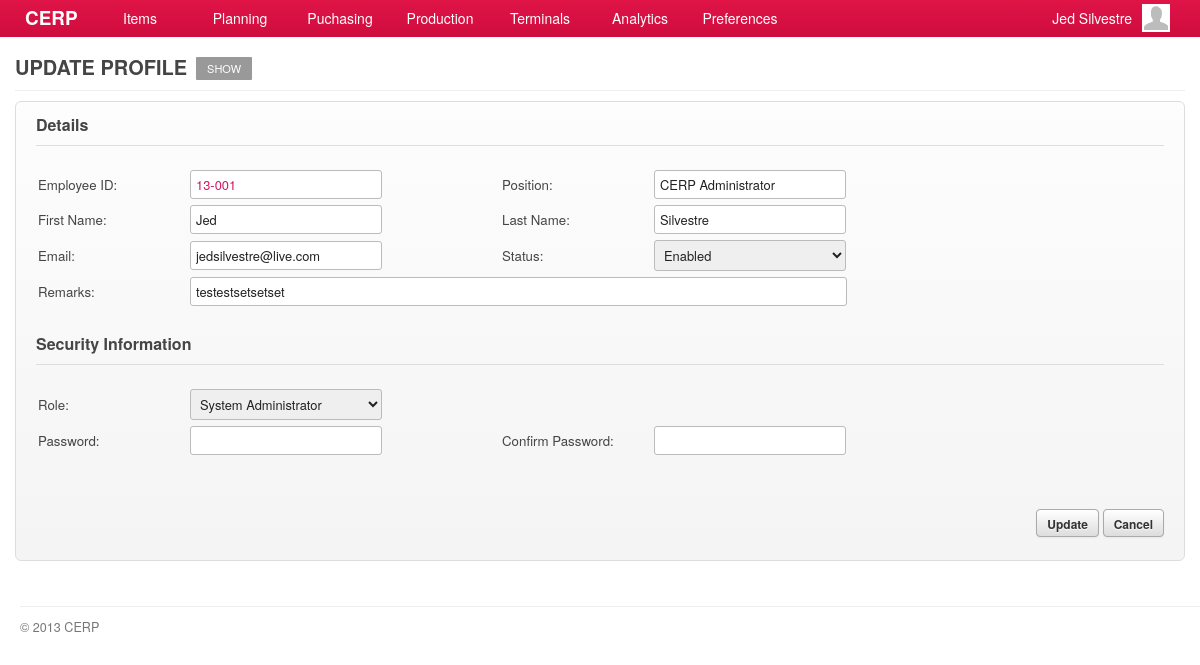
The app's page /account/profile-edit.php (signed in) with its own data.
### tables this page shows
CREATE TABLE `capabilities` (
  `id` int(11) NOT NULL AUTO_INCREMENT,
  `title` varchar(45) DEFAULT NULL,
  `name` varchar(45) DEFAULT NULL,
  `capability` varchar(45) DEFAULT NULL,
  `url` varchar(45) DEFAULT NULL,
  `parent` int(11) DEFAULT NULL,
  PRIMARY KEY (`id`)
);

CREATE TABLE `users` (
  `id` bigint(20) NOT NULL AUTO_INCREMENT,
  `employee_id` varchar(12) NOT NULL,
  `password` varchar(65) NOT NULL,
  `first_name` varchar(50) NOT NULL,
  `last_name` varchar(50) NOT NULL,
  `email` varchar(65) DEFAULT NULL,
  `position` varchar(65) DEFAULT NULL,
  `status` int(1) DEFAULT '1',
  `description` varchar(100) DEFAULT NULL,
  `created_at` timestamp NULL DEFAULT NULL,
  `updated_at` timestamp NULL DEFAULT NULL,
  PRIMARY KEY (`id`),
  UNIQUE KEY `id` (`id`,`employee_id`)
);

### include/general.class.php (called while the page is built, shortened)
<?php
require('database.class.php');
require('capabilities.class.php');
require('role.class.php');
$HostAccount	= "account";
$DB				= new MySQL;
  $Host			= "cerp";
  $HostAccount	= "/".$Host."/".$HostAccount;
  $DB->database	= "cerpdb";
  $DB->username	= "cerpuser";
  $DB->password	= "cerpuser";
  $DB->hostname	= "localhost";
$Capabilities	= new Capabilities($DB);
$Signed			= $_SESSION['user'];
$Role		= new Role($DB, $Signed['id']);
require('functions.php');
?>

### include/role.class.php (called while the page is built, shortened)
<?php
class Role
{
	private $DB;
	private $user_id;
	function Role($db, $uid) {
  	$this->DB = $db;
		$this->user_id = $uid;
  }
	function isCapableByName($cap_name) {
		foreach ($this->getUserRoles() as $user_role) {
			$result = $this->DB->Find('role_capabilities', array(
						  			'columns' 		=> 'role_capabilities.*',
						  			'joins' => 'INNER JOIN capabilities ON capabilities.id = role_capabilities.capability_id',
						  	    'conditions' 	=> 'capabilities.capability="'. $cap_name .'" AND role_id='. $user_role['role_id']));
			if(isset($result)) {
				return TRUE;
			}
		}
	}
	function getUserRoles() {
		$result = $this->DB->Get('user_roles', array(
						  			'columns' 		=> 'user_roles.role_id, roles.name',
						  			'joins' => 'INNER JOIN roles ON roles.id = user_roles.role_id',
						  	    'conditions' 	=> 'user_roles.user_id='. $this->user_id));
		if(isset($result)) {
			return $result;
		}
	}
}

### include/database.class.php (called while the page is built, shortened)
<?php
class MySQL {
  public $username	= "cerpuser";
  public $password	= "cerpuser";
  public $hostname	= "localhost";
  public function Connect() {
    $conn = mysql_connect($this->hostname, $this->username, $this->password) or die("<br/><span class='notice'><p class='error'><strong>ERROR!</strong> Unable to connect to MySQL! </p></span>");
    return $conn;
  }
  public function Query($sql) {
  	$conn = $this->Connect();
    $result = mysql_query($sql, $conn);
	return $result;
  }
	function Find($table, $args='') {
  	if (isset($args)) {
  	  $args['columns'] = (isset($args['columns']) ? $args['columns'] : '*');
  	  $args['joins'] = (isset($args['joins']) ? $args['joins'] : '');
	 	 	$args['conditions'] = ($args['conditions'] == '' ? '' : 'where '.$args['conditions']);
		}
		$sql = "SELECT ".$args['columns']." FROM ".$table." ".$args['joins']." ".$args['conditions'];
		$row = $this->IsEmpty($this->Query($sql));
		return mysql_fetch_array($row);
  }
  function Get($table, $args='') {
  	if (isset($args)) {
  	  $args['columns'] = (isset($args['columns']) ? $args['columns'] : '*');
  	  $args['joins'] = (isset($args['joins']) ? $args['joins'] : '');
		  $args['conditions'] = ($args['conditions'] == '' ? '' : 'WHERE '.$args['conditions']);
  	  $args['order'] = (isset($args['order']) ? ' ORDER BY '.$args['order'] : '');
  	  $args['limit'] = (isset($args['limit']) ? ' LIMIT '.$args['limit'] : '');
  	  $args['group'] = (isset($args['group']) ? ' GROUP BY '.$args['group'] : '');
		}
		$data = array();
		$sql = "SELECT ".$args['columns']." FROM ".$table." ".$args['joins']." ".$args['conditions']." ".$args['group']." ".$args['order']." ".$args['limit'];
		$result = $this->IsEmpty($this->Query($sql));
		if(!empty($result)) {
	      while ($row = mysql_fetch_array($result)) {
	        $data[] = $row;
	      }
		}
		return $data;
  }
  private function IsEmpty($result) {
    if(mysql_num_rows($result) > 0) return $result;
    return null;
  }
}

### include/capabilities.class.php (called while the page is built, shortened)
<?php
class Capabilities {
  private $DB;
	public $All;
	function Capabilities($db) {
		$this->DB = $db;
		$this->GetCapabilities();
	}
  function GetTitle() {
    global $capability_key;
	return $this->All[$capability_key]['title'];
  }
  function GetUrl() {
    global $capability_key;
	return $this->All[$capability_key]['url'];
  }
	function GetCapabilities() {
		$capabilities = $this->DB->Get('capabilities', array(
					  			'columns' 		=> 'id, capability, title, name, parent, url',
					  	    'conditions' 	=> 'parent IS NOT null ORDER BY parent'));
		$all = array();
		foreach ($capabilities as $cap) {
			$all[$cap['capability']] = array('title' => $cap['title'],'name' => $cap['name'], 'url' => $cap['url'], 'parent' => $cap['parent']);
		}
		$this->All = $all;
	}
}

### account/profile-edit.php (the view, shortened to what this page needs)
<?php
  $capability_key = 'edit_profile';
  require('header.php');
	$allowed = $Role->isCapableByName($capability_key);
	if(!$allowed) {
		require('inaccessible.php');
	}else{
	  if(isset($Signed['id'])) {
	  	$user = $DB->Find('users', array(
				'columns' 		=> 'users.*, lookups.description AS status, roles.id AS role_id, roles.name as role',
				'joins'				=> 'INNER JOIN user_roles ON user_roles.user_id = users.id
													INNER JOIN roles ON roles.id = user_roles.role_id
													LEFT OUTER JOIN lookups on users.status = lookups.id',
	  	  'conditions' 	=> 'users.id = '.$Signed['id']
	  	  )
			);
	  }
		$roles = $DB->Get('roles', array('columns' => 'id, name'));
		$statuss = $DB->Get('lookups', array('columns' => 'id, description', 'conditions' => 'parent = "'.get_lookup_code('user_status').'"'));
?>
	<div id="page">
		<div id="page-title">
    	<h2>
      	<span class="title"><?php echo $Capabilities->GetTitle(); ?></span>
        <?php
				  echo '<a href="'.$Capabilities->All['show_profile']['url'].'" class="nav">'.$Capabilities->All['show_profile']['name'].'</a>';
				?>
      </h2>
		</div>
		<div id="content">
			<form action="<?php echo host($Capabilities->GetUrl()) ?>" method="POST" class="form-container">
				<h3 class="form-title">Details</h3>
        <table>
           <tr>
              <td width="150">Employee ID:</td><td width="310"><input type="text" id="user[employee_id]" name="user[employee_id]" autocomplete="off" value="<?php echo $user['employee_id'] ?>" class="text-field magenta" /></td>
              <td width="150">Position:</td><td><input type="text" id="user[position]" name="user[position]" autocomplete="off" value="<?php echo $user['position'] ?>" class="text-field" /></td>
           </tr>
           <tr>
              <td>First Name:</td><td><input type="text" id="user[first_name]" name="user[first_name]" autocomplete="off" value="<?php echo $user['first_name'] ?>" class="text-field" /></td>
              <td>Last Name:</td><td><input type="text" id="user[last_name]" name="user[last_name]" autocomplete="off" value="<?php echo $user['last_name'] ?>" class="text-field" /></td>
           </tr>
           <tr>
              <td>Email:</td><td><input type="text" id="user[email]" name="user[email]" autocomplete="off" value="<?php echo $user['email'] ?>" class="text-field" /></td>
              <td>Status:</td><td><?php select_query_tag($statuss, 'id', 'description', $user['status'], 'user[status]', 'user[status]', '', 'width:192px;'); ?></td>
           </tr>
           <tr>
              <td>Remarks:</td>
              <td colspan="99">
                <input type="text" id="user[description]" name="user[description]" value="<?php echo $user['description'] ?>" class="text-field" style="width:645px" />
              </td>
           </tr>
           <tr><td height="5" colspan="99"></td></tr>
        </table>
        <br/>
        <h3 class="form-title">Security Information</h3>
        <table>
           <tr>
              <td width="150">Role:</td><td width="310">
              	<?php
              		if($user['role_id'] == 1) {
              			select_query_tag($roles, 'id', 'name', $user['role_id'], 'role_id', 'role_id', '', 'width:192px;');
              		} else {
            				echo '<input type="text" value="'.$user['role'].'" class="text-field" disabled/>';
              		}
            		?></td>
              <td width="150"></td><td></td>
           </tr>
           <tr>
              <td>Password:</td><td><input type="password" id="user[password]" name="user[password]" autocomplete="off" class="text-field" /></td>
              <td>Confirm Password:</td><td><input type="password" id="password-check" name="password-check" autocomplete="off" class="text-field" /></td>
           </tr>
        </table>
        <br/>
        <br/>
         <div class="field-command">
       	   <input id="submit" type="submit" value="Update" class="btn"/>
           <input type="button" value="Cancel" class="btn redirect-to" rel="<?php echo host('profile-show.php'); ?>"/>
         </div>
				</form>
		</div>
	</div>
<?php }
require('footer.php'); ?>

### stylesheets/main.css (style rules this page uses)
*, html, body { margin:0;padding:0; }
html { font-size: 100%; -webkit-text-size-adjust: 100%; -ms-text-size-adjust: 100%; }
body { margin: 0; font-family:"Helvetica Neue", Helvetica, Arial, sans-serif; font-size:14px; line-height:20px; color:#454545; background-color:#ffffff; }
h1, h2, h3, h4 { padding:0 0 5px; margin:0 0 10px; }
h2 { font-size:20px; }
h3 { font-size:16px; }
#page { background-color:#ffffff; font-size:95%; }
#content { padding:0 15px; min-height: 500px; }
#page-title { margin:0 15px 10px; padding:57px 0 0; border-bottom:solid 1px #eeeeee; }
#page-title h2 { margin:0; padding:0 0 10px; }
#page-title h2 .title { float:left; padding-right:5px; text-transform:uppercase; }
#page-title h2 .nav { float:left; display:block; margin:0 0 0 4px; padding:6px 8px; background-color:#999999; color:#ffffff; font-weight:normal; font-size:11px; line-height:11px; cursor:pointer; -webkit-border-radius:1px; -moz-border-radius:1px; border-radius:1px; text-transform:uppercase; min-width:40px; text-align: center; }
.magenta { color: #D11560; }

### stylesheets/form.css (style rules this page uses)
form { margin:0 0 10px; }
form table tr th, form table tr td { padding:2px 0; }
form .field-command { padding:10px 0 0; text-align: right; }
.form-container { padding:20px; border:solid 1px #dddddd; background-color:#f9f9f9; background-image:-moz-linear-gradient(top, #fdfdfd, #f4f4f4); background-image:-webkit-gradient(linear, 0 0, 0 100%, from(#fdfdfd), to(#f4f4f4)); background-image:-webkit-linear-gradient(top, #fdfdfd, #f4f4f4); background-image:-o-linear-gradient(top, #fdfdfd, #f4f4f4); background-image:linear-gradient(to bottom, #fdfdfd, #f4f4f4); -webkit-border-radius:6px; -moz-border-radius:6px; border-radius:6px; }
.form-title { margin:-7px 0 20px; padding:0 0 10px; border-bottom:solid 1px #dddddd; }
input, textarea, select { padding:4px 5px; border:solid 1px #bbbbbb; color:#222222; font-size:97%; font-family:"Helvetica Neue", Helvetica, Arial, sans-serif; -webkit-border-radius:3px; -moz-border-radius:3px; border-radius:3px; }
input.text-field { width:180px; }
.btn { display: inline-block; *display: inline; padding: 4px 10px 2px; margin-bottom: 3px; min-width:60px; *margin-left: .3em; font-size: 12px; line-height: 20px; *line-height: 20px; color: #333333; text-align: center; text-shadow: 0 1px 1px rgba(255, 255, 255, 0.75); vertical-align: middle; cursor: pointer; font-weight:bold; background-color: #cccccc; *background-color: #dddddd; background-image: -webkit-gradient(linear, 0 0, 0 100%, from(#ffffff), to(#dddddd)); background-image: -webkit-linear-gradient(top, #ffffff, #dddddd); background-image: -o-linear-gradient(top, #ffffff, #dddddd); background-image: linear-gradient(to bottom, #ffffff, #dddddd); background-image: -moz-linear-gradient(top, #ffffff, #dddddd); background-repeat: repeat-x; border: 1px solid #bbbbbb; *border: 0; border-color: rgba(0, 0, 0, 0.1) rgba(0, 0, 0, 0.1) rgba(0, 0, 0, 0.25); border-color: #aaaaaa #aaaaaa #bfbfbf; border-bottom-color: #aaaaaa; outline:none; -webkit-border-radius: 4px; -moz-border-radius: 4px; border-radius: 4px; filter: progid:dximagetransform.microsoft.gradient(startColorstr='#ffffffff', endColorstr='#ffe6e6e6', GradientType=0); filter: progid:dximagetransform.microsoft.gradient(enabled=false); *zoom: 1; -webkit-box-shadow: inset 0 1px 0 rgba(255, 255, 255, 0.2), 0 1px 2px rgba(0, 0, 0, 0.05); -moz-box-shadow: inset 0 1px 0 rgba(255, 255, 255, 0.2), 0 1px 2px rgba(0, 0, 0, 0.05); box-shadow: inset 0 1px 0 rgba(255, 255, 255, 0.2), 0 1px 2px rgba(0, 0, 0, 0.05); }

### records on screen
capabilities: title "UPDATE PROFILE"
capabilities: name "SHOW"
users: employee "13-001", position "CERP Administrator", first_name "Jed", last_name "Silvestre", email "jedsilvestre@live.com", description "testestsetsetset"

### other values on screen
$Signed['first_name'] "Jed"
$Signed['last_name'] "Silvestre"
